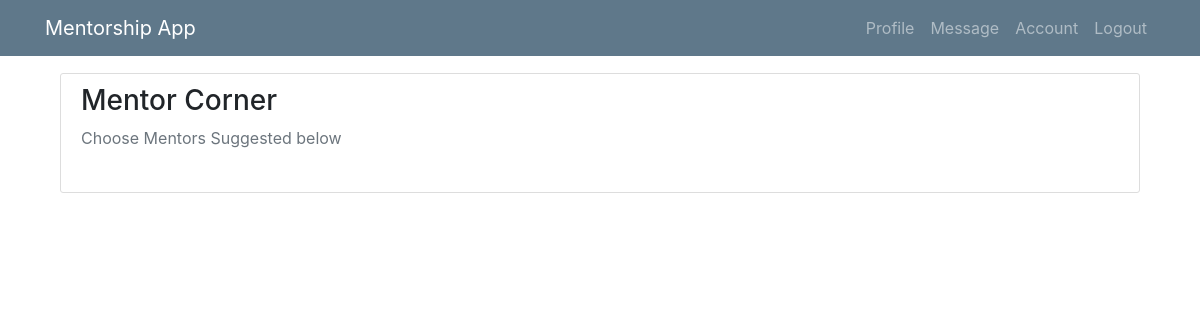
Before: /account/ (signed in) with the older database file.
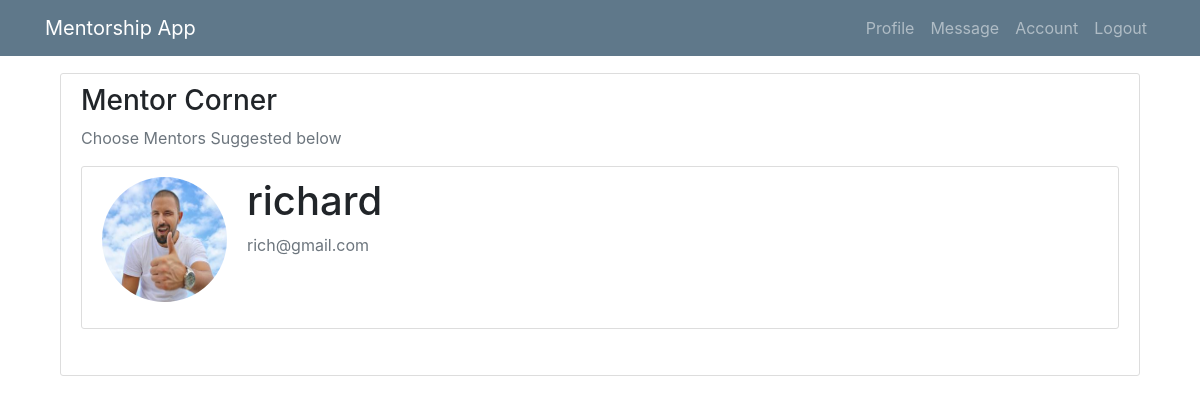
After: the same page with the newer database file.
### mentee/models.py (models this page shows, shortened)
class User(AbstractUser):
    is_mentee = models.BooleanField(default=False)
    is_mentor = models.BooleanField(default=False)

class Profile(models.Model):
    user = models.OneToOneField(User, on_delete=models.CASCADE)
    image = models.ImageField(default='default.jpg', upload_to='profile_pics')
    friends = models.ManyToManyField("Profile", blank=True)
    education = models.CharField(default='degree', max_length=100)

### mentee/views/mentee.py (the view)
# urls.py: path('account/', mentee.account, name="account"),
@login_required
def account(request):
    users = User.objects.all().filter(is_mentor=True)
    context = {
        'users': users
    }
    return render(request, 'menti/account.html', context)

### mentee/templates/menti/account.html (shortened to what this page needs)
{% extends 'menti/base.html' %}
{% block content %}
<br><br><br>
   <main role="main" class="container">
      <div class="row">
        <div class="col-md-8">
        </div>
        <div class="col-md-12">
          <div class="content-section">
            <h3>Mentor Corner</h3>
            <p class='text-muted'>Choose Mentors Suggested below
              <ul class="list-group">
               {% for user in users %}
                  <div class="content-section">
      <div class="media">
         <img class="rounded-circle account-img" src="{{ user.profile.image.url }}">
         <div class="media-body">
            <h2 class="account-heading">{{ user.username }}</h2>
            <p class="text-secondary">{{ user.email }}</p>
         </div>
      </div>
   </div>
              {% endfor%}
              </ul>
            </p>
          </div>
        </div>
      </div>
    </main>
{% endblock %}

### mentee/templates/menti/base.html (shortened to what this page needs)
{% load static %}
<!DOCTYPE html>
<html lang="en" xmlns="http://www.w3.org/1999/html">
  <head>
    <link rel="stylesheet" type="text/css" href="{% static 'mentee/main.css' %}">
      <link rel="stylesheet" type="text/css" href="{% static 'css/bootstrap.css' %}">
      <link rel="stylesheet" type="text/css" href="{% static 'css/bootstrap-grid.css' %}">
      <link rel="stylesheet" type="text/css" href="{% static 'css/bootstrap-reboot.css' %}">
  </head>
  <body>
  <header class="site-header">
      <nav class="navbar navbar-expand-md navbar-dark bg-steel fixed-top">
        <div class="container">
          <a class="navbar-brand mr-4" href="">Mentorship App</a>
          <div class="collapse navbar-collapse" id="navbarToggle">
            <div class="navbar-nav">
             {% if user.is_authenticated %}
                <a class="nav-item nav-link" href="{% url 'profile' %}">Profile</a>
                <a class="nav-item nav-link" href="{% url 'module-message' %}">Message</a>
                <a class="nav-item nav-link" href="{% url 'account' %}">Account</a>
                <a class="nav-item nav-link" href="{% url 'logout' %}">Logout</a>
              {% else %}
                <a class="nav-item nav-link" href="{% url 'home' %}">Home</a>
                <a class="nav-item nav-link" href="{% url 'login' %}">Login</a>
                <a class="nav-item nav-link" href="{% url 'register' %}">Register</a>
              {% endif %}
            </div>
          </div>
        </div>
      </nav>
    </header>
<div class="container">
  {% block content %}
  {% endblock %}
</div>
  </body>
</html>

### mentee/static/mentee/main.css (style rules this page uses)
body { background: #fafafa; color: #333333; margin-top: 5rem; }
h1, h2, h3, h4, h5, h6 { color: #444444; }
ul { margin: 0; }
.bg-steel { background-color: #5f788a; }
.site-header .navbar-nav .nav-link { color: #cbd5db; }
.content-section { background: #ffffff; padding: 10px 20px; border: 1px solid #dddddd; border-radius: 3px; margin-bottom: 20px; }
.account-img { height: 125px; width: 125px; margin-right: 20px; margin-bottom: 16px; }
.account-heading { font-size: 2.5rem; }

Changed rows visible on the page:
added User: profile.image (placeholder picture), username "richard", email "rich@gmail.com"
